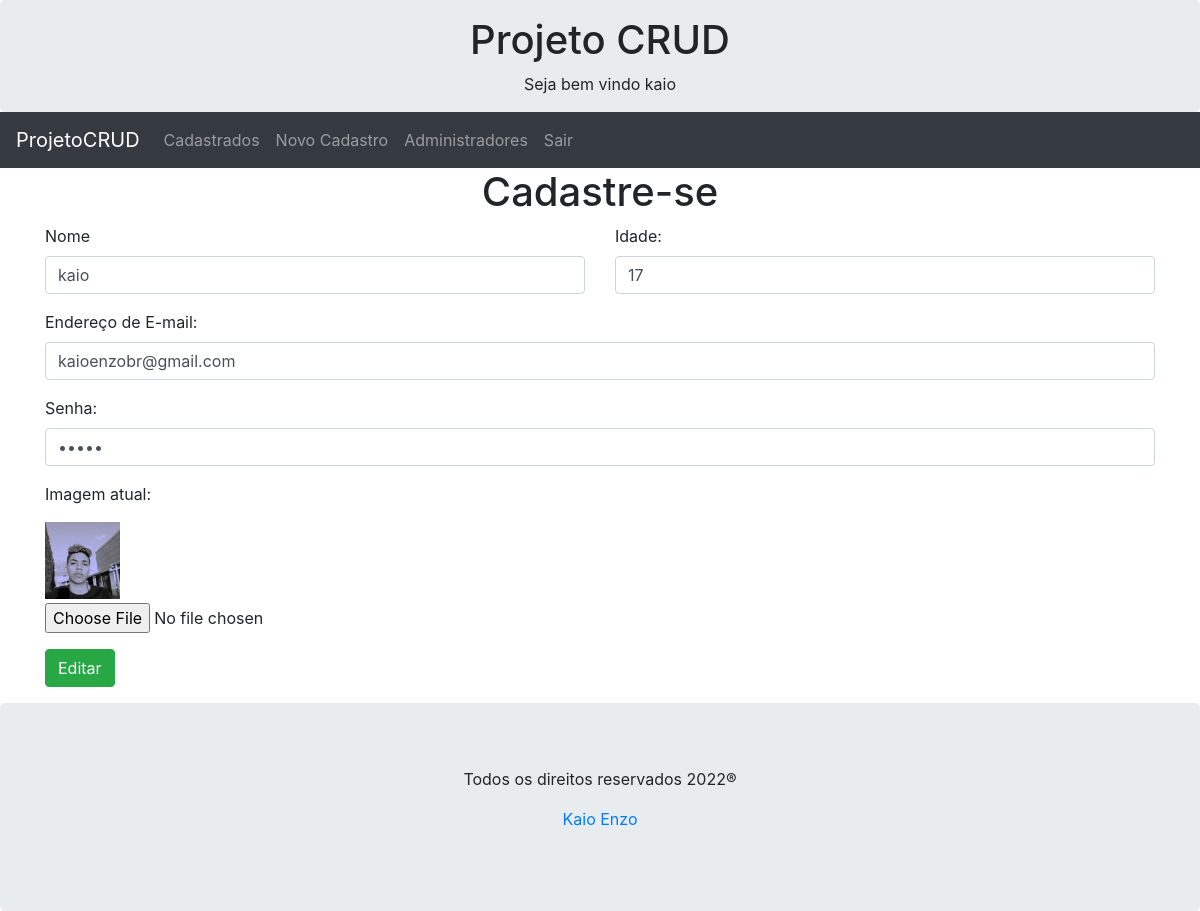
Screenshot of /cadastro.php?id=15 (signed in) with the database file from the repository.
### tables this page shows
CREATE TABLE `dadosuser` (
  `id` int(6) UNSIGNED NOT NULL,
  `nome` varchar(30) NOT NULL,
  `idade` int(11) NOT NULL,
  `email` varchar(100) NOT NULL,
  `senha` varchar(50) NOT NULL,
  `imagem` varchar(100) NOT NULL
);

### classes/ClassCrud.php (called while the page is built, shortened)
<?php
class ClassCrud extends ClasseBanco2 {
    private $Contador;
    private $Resultado;
    private function countParametros($Parametros) {
        $this->Contador = count($Parametros);
    }
    private function preparedStatements($Query, $Tipos, $Parametros){
        $Con = $this->conecta_DB();
        $this->Crud = $Con->prepare($Query);
        if ($this->Contador > 0){
            $CallParametros = array();
            foreach ($Parametros as $Key=> $Parametro){
                $CallParametros[$Key]=&$Parametros[$Key];
            }
        array_unshift($CallParametros, $Tipos);
        call_user_func_array(array($this->Crud, 'bind_param'), $CallParametros);
    }
    $this->Crud->execute();
    $this->Resultado = $this->Crud->get_result();
}
    public function selectDB($Campos, $Tabela, $Condicao, $Tipos, $Parametros) {
        $this->preparedStatements("select {$Campos} from {$Tabela} {$Condicao}", $Tipos, $Parametros);
        return $this->Resultado;
    }
}

### includes/formulario_cadastro.php (the view, shortened to what this page needs)
<?php
include './classes/ClassCrud.php';
if (isset($_GET['id'])) {
  $Acao = "Editar";
  $Crud = new ClassCrud();
  $BFetch = $Crud->selectDB("*", "dadosuser", "where Id=?", "i", array($_GET['id']));
  $Fetch = $BFetch->fetch_all();
  foreach ($Fetch as $Fetchs) {
    $Nome = $Fetchs[1];
    $Idade = $Fetchs[2];
    $Email = $Fetchs[3];
    $Senha = $Fetchs[4];
    $Imagem = $Fetchs[5];
  }
}
echo "<h1 class='text-center'> Cadastre-se</h1>";
?>
<div class="container form-group">
  <form action="Controllers/ControllerCadastro.php" class="form-horizontal" id="FormCadstro" method="POST" enctype="multipart/form-data">
    <div class="row">
      <div class="col-6">
        <div class="form-group">
          <label for="nome">Nome</label>
          <input type="text" class="form-control" name="nome" value="<?php echo $Nome; ?>" required>
        </div>
      </div>
      <div class="col-6">
        <div class="form-group">
          <label for="email">Idade:</label>
          <input type="idade" class="form-control" name="idade" value="<?php echo $Idade; ?>" required>
        </div>
      </div>
    </div>
    <div class="form-group">
      <label for="email">Endereço de E-mail:</label>
      <input type="email" class="form-control" name="email" value="<?php echo $Email; ?>" required>
    </div>
    <div class="form-group">
      <label for="pwd">Senha:</label>
      <input type="password" class="form-control" name="senha" value="<?php echo $Senha; ?>" required>
    </div>
    <div class="form-group">
      <div class="mb-1">
        <?php
        if ($Imagem == TRUE) {
          echo
          "<p> Imagem atual:</p>" .
            "<img width='75px' height='77px' src='uploads/{$Imagem}'>";
        } else {
          echo "<p> Insira uma foto de perfil:</p>";
        }
        ?>
      </div>
      <input type="file" name="imagem" id="imagem" class="form-control-file" value="<?php $Imagem; ?>" required>
    </div>
    <input type="submit" class="btn btn-success" value="<?php echo $Acao ?>" name="submit">
  </form>
</div>
</body>
<?php include 'includes/footer.php';
?>

### rows the page displays
dadosuser: nome "kaio", idade "17", email "kaioenzobr@gmail.com", imagem (picture)

### other values shown
$_SESSION['usuarioNome'] "kaio"
